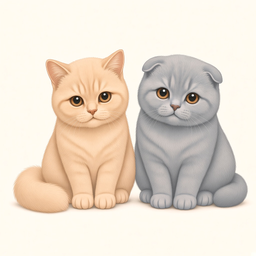
#> input picture assets/Cats/cats-48-07-loaf.png, 256 x 256 px, shrunk from 1024 x 1024 before the run
$ python clear-cat-bg.py
#> lines starting #> are read from the running program, lines starting #| are printed output that depends on the picture
"""Remove cream backgrounds from cat PNGs via edge flood-fill."""
from pathlib import Path
from collections import deque
from PIL import Image

SRC = Path(__file__).resolve().parents[1] / "assets" / "Cats"
DST = SRC / "clear"
DST.mkdir(exist_ok=True)

USED = [
    "cats-48-07-loaf.png",
    "cats-48-09-sleepy.png",
    "cats-48-35-profile-sit.png",
    "cats-48-21-tail-up.png",
    "cats-48-03-look-left.png",
    "cats-48-02-look-right.png",
    "cats-48-48-nose-touch.png",
    "cats-48-34-look-up.png",
    "cats-48-12-curl-sleep.png",
    "cats-48-08-yawn.png",
    "cats-48-45-sit-and-loaf.png",
    "cats-48-17-walk-right.png",
    "cats-48-22-look-back.png",
    "cats-48-32-paw-up.png",
    "cats-48-33-reach-up.png",
    "cats-48-23-crouch.png",
    "cats-48-25-hop.png",
    "cats-48-18-walk-left.png",
    "cats-48-37-hug.png",
    "cats-48-43-close-sit.png",
    "cats-48-42-tails-together.png",
]

BG = (255, 251, 242)
TOL = 30
SOFT = 18


def dist(c):
    return max(abs(c[0] - BG[0]), abs(c[1] - BG[1]), abs(c[2] - BG[2]))


def clear_bg(src: Path, dst: Path):
    im = Image.open(src).convert("RGBA")
    w, h = im.size
#> w = 256; h = 256
    px = im.load()
    mark = bytearray(w * h)

    def idx(x, y):
        return y * w + x

    q = deque()
    for x in range(w):
        for y in (0, h - 1):
            if dist(px[x, y]) <= TOL:
                mark[idx(x, y)] = 1
                q.append((x, y))
    for y in range(h):
        for x in (0, w - 1):
            if dist(px[x, y]) <= TOL and mark[idx(x, y)] == 0:
                mark[idx(x, y)] = 1
                q.append((x, y))

    while q:
        x, y = q.popleft()
        for nx, ny in ((x - 1, y), (x + 1, y), (x, y - 1), (x, y + 1)):
            if 0 <= nx < w and 0 <= ny < h and mark[idx(nx, ny)] == 0:
                if dist(px[nx, ny]) <= TOL:
                    mark[idx(nx, ny)] = 1
                    q.append((nx, ny))

    out = im.copy()
    opx = out.load()
    for y in range(h):
        for x in range(w):
            if mark[idx(x, y)] == 1:
                r, g, b, _ = opx[x, y]
                opx[x, y] = (r, g, b, 0)

    for y in range(1, h - 1):
        for x in range(1, w - 1):
            if mark[idx(x, y)] == 1:
                continue
            near_bg = any(
                mark[idx(nx, ny)] == 1
                for nx, ny in ((x - 1, y), (x + 1, y), (x, y - 1), (x, y + 1))
            )
            if near_bg:
                r, g, b, a = opx[x, y]
                d = dist((r, g, b, a))
                if d <= TOL + SOFT:
                    fade = max(0, min(255, int(255 * (d - TOL) / SOFT)))
                    opx[x, y] = (r, g, b, fade)

    out.save(dst, "PNG", optimize=True)
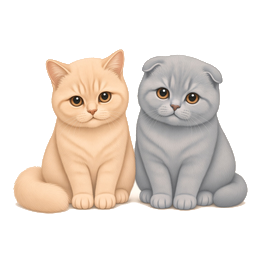
#> saved as cats-48-07-loaf.png: PIL image 256x256 RGBA; mean R, G, B, A 232.5, 220.7, 206.8, 106.6; transparent parts drawn white


def main():
    for name in USED:
        src = SRC / name
        dst = DST / name
        clear_bg(src, dst)
        print("ok", name)
#> pass 2 of the loop in main, `for name in USED:`:
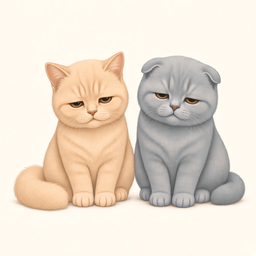
#> input picture assets/Cats/cats-48-09-sleepy.png, 256 x 256 px, shrunk from 1024 x 1024 before the run
#> in clear_bg (call 2), `out.save(dst, "PNG", optimize=True)`:
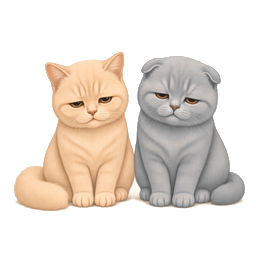
#> saved as cats-48-09-sleepy.png: PIL image 256x256 RGBA; mean R, G, B, A 233.1, 221.2, 207.1, 101; transparent parts drawn white
    print("done", len(USED))


if __name__ == "__main__":
#> (the run stopped early here; a loop or call above may not have finished)
